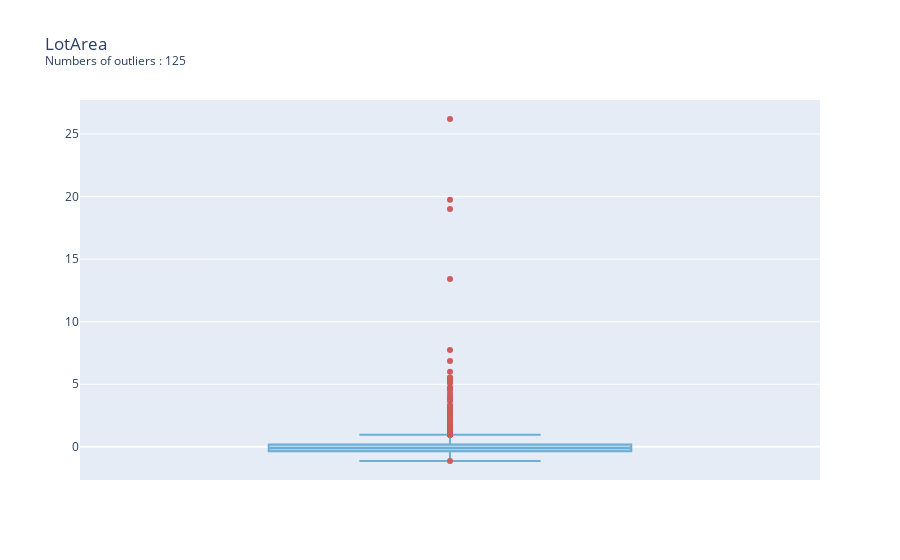
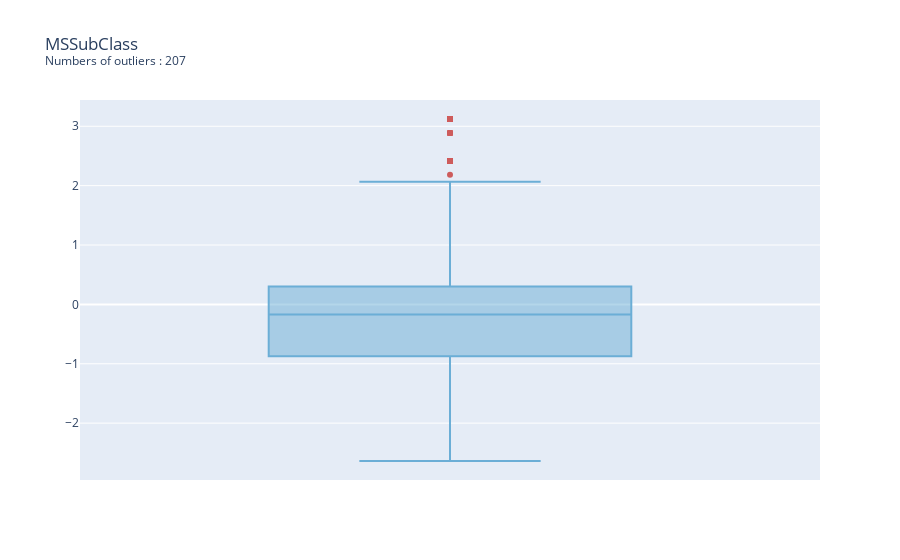
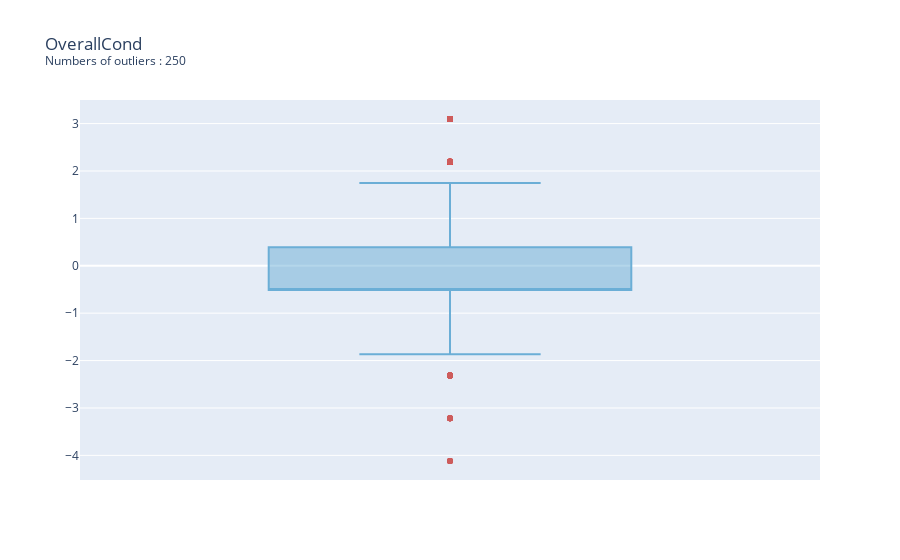
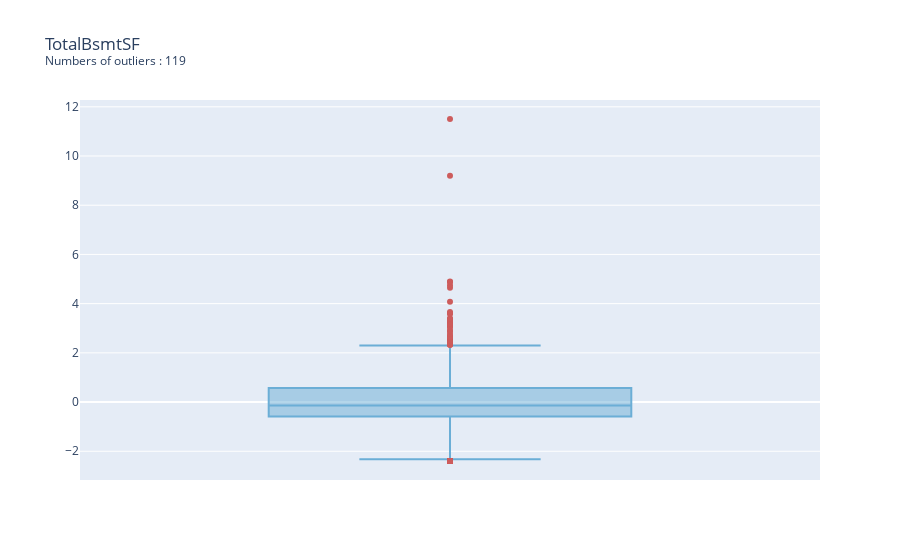

These figures' notebook cell, in order:
### Code cell
for col in columns_to_normalize.difference(["SalePrice", "BsmtFinSF2"]):
    plot_outliers(df[col])

# Plot the box plot for the attribute "BsmtFinSF2" where the values is not 0
plot_outliers(df["BsmtFinSF2"][df["BsmtFinSF2"] != df["BsmtFinSF2"].median()])

### Figure 1 — Plotly figure (JSON) as saved in the notebook; plotly's stock layout.template omitted (floating-point values rounded to 4 significant figures; data arrays with more than 128 entries replaced by an {"elided": "..."} marker saying what was removed)
{"data": [{"boxpoints": "outliers", "hoverinfo": "y", "line": {"color": "rgb(107,174,214)"}, "lowerfence": [-1.121], "marker": {"color": "indianred", "outliercolor": "indianred"}, "median": [-0.08781], "name": "LotArea", "q1": [-0.3399], "q3": [0.1807], "type": "box", "upperfence": [0.9616], "y": {"elided": "1x2913 float values"}}], "layout": {"title": {"text": "LotArea <br><sup>Numbers of outliers : 125 </sup>"}, "xaxis": {"showticklabels": false}}}

### Figure 2 — Plotly figure (JSON) as saved in the notebook; plotly's stock layout.template omitted (floating-point values rounded to 4 significant figures; data arrays with more than 128 entries replaced by an {"elided": "..."} marker saying what was removed)
{"data": [{"boxpoints": "outliers", "hoverinfo": "y", "line": {"color": "rgb(107,174,214)"}, "lowerfence": [-2.638], "marker": {"color": "indianred", "outliercolor": "indianred"}, "median": [-0.1691], "name": "MSSubClass", "q1": [-0.8744], "q3": [0.3012], "type": "box", "upperfence": [2.065], "y": {"elided": "1x2913 float values"}}], "layout": {"title": {"text": "MSSubClass <br><sup>Numbers of outliers : 207 </sup>"}, "xaxis": {"showticklabels": false}}}

### Figure 3 — Plotly figure (JSON) as saved in the notebook; plotly's stock layout.template omitted (floating-point values rounded to 4 significant figures; data arrays with more than 128 entries replaced by an {"elided": "..."} marker saying what was removed)
{"data": [{"boxpoints": "outliers", "hoverinfo": "y", "line": {"color": "rgb(107,174,214)"}, "lowerfence": [-1.864], "marker": {"color": "indianred", "outliercolor": "indianred"}, "median": [-0.5112], "name": "OverallCond", "q1": [-0.5112], "q3": [0.3907], "type": "box", "upperfence": [1.744], "y": {"elided": "1x2913 float values"}}], "layout": {"title": {"text": "OverallCond <br><sup>Numbers of outliers : 250 </sup>"}, "xaxis": {"showticklabels": false}}}

### Figure 4 — Plotly figure (JSON) as saved in the notebook; plotly's stock layout.template omitted (floating-point values rounded to 4 significant figures; data arrays with more than 128 entries replaced by an {"elided": "..."} marker saying what was removed)
{"data": [{"boxpoints": "outliers", "hoverinfo": "y", "line": {"color": "rgb(107,174,214)"}, "lowerfence": [-2.328], "marker": {"color": "indianred", "outliercolor": "indianred"}, "median": [-0.1429], "name": "TotalBsmtSF", "q1": [-0.591], "q3": [0.5669], "type": "box", "upperfence": [2.304], "y": {"elided": "1x2913 float values"}}], "layout": {"title": {"text": "TotalBsmtSF <br><sup>Numbers of outliers : 119 </sup>"}, "xaxis": {"showticklabels": false}}}
